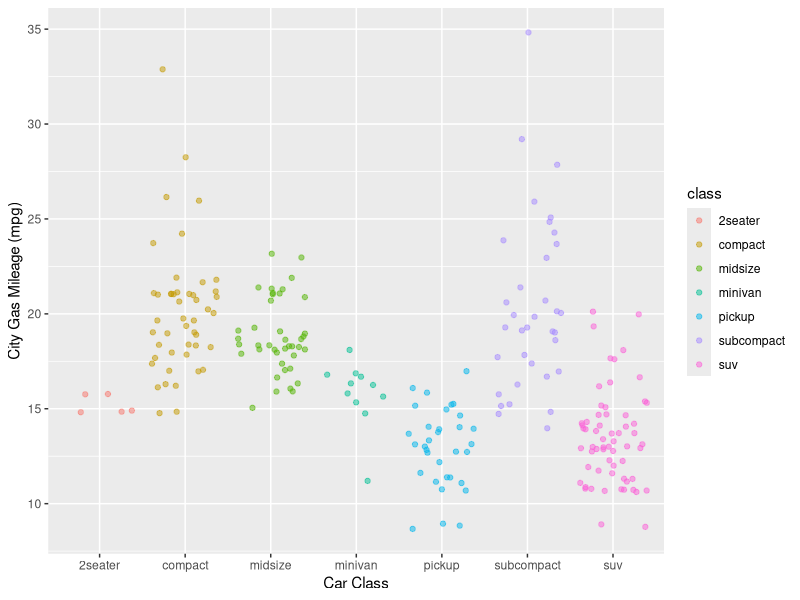

The R script that drew this image:
## ---- chunk 1
knitr::opts_chunk$set(echo = TRUE)

library(tidyverse)
## ---- chunk 2
ggplot(data = mpg, aes(x=class, y=cty)) +
  geom_jitter(aes(color=class), alpha = 0.5) +
  labs(x= "Car Class", y = "City Gas Mileage (mpg)")
